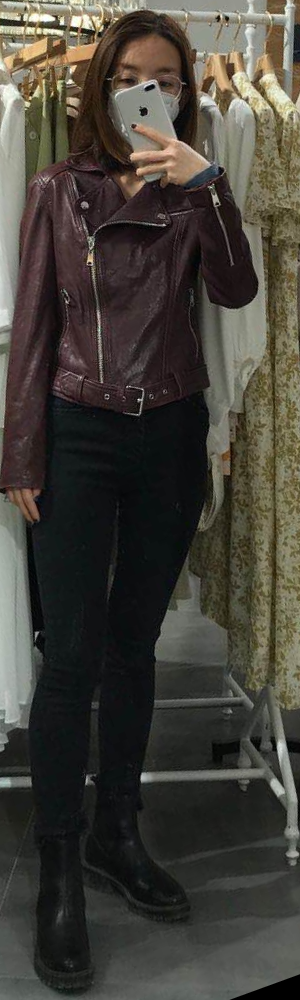
//> input picture xiutu/cmake-build-debug/temp.png, 300 x 1000 px
$ ./main   (built with g++ and OpenCV 4)
//> lines starting //> are read from the running program, lines starting //| are printed output that depends on the picture; after the words box and inside, x2 and y2 are one past the last pixel; in counts of white or black regions, pixels touching at a corner belong together
#include <iostream>
#include "opencv2/imgproc.hpp"
#include "opencv2/imgcodecs.hpp"
using namespace cv;
using namespace std;
void help();
void calcPSF(Mat& outputImg, Size filterSize, int len, double theta);
void fftshift(const Mat& inputImg, Mat& outputImg);
void filter2DFreq(const Mat& inputImg, Mat& outputImg, const Mat& H);
void calcWnrFilter(const Mat& input_h_PSF, Mat& output_G, double nsr);
void edgetaper(const Mat& inputImg, Mat& outputImg, double gamma = 5.0, double beta = 0.2);
const String keys =
        "{help h usage ? |             | print this message             }"
        "{image          |input.png    | input image name               }"
        "{LEN            |125          | length of a motion             }"
        "{THETA          |0            | angle of a motion in degrees   }"
        "{SNR            |700          | signal to noise ratio          }"
;
int main(int argc, char *argv[])
{
    int LEN = 20;
    double THETA = 20;
    int snr = 20;
    string strInFileName="temp.png";

    Mat imgIn;
    imgIn = imread(strInFileName, IMREAD_GRAYSCALE);
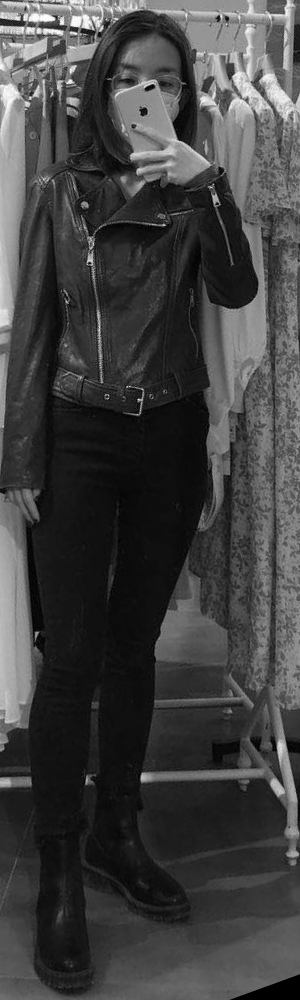
//> imgIn: 1000 rows x 300 cols, CV_8UC1; min 0, max 254, mean 64.4
    if (imgIn.empty()) //check whether the image is loaded or not
    {
        cout << "ERROR : Image cannot be loaded..!!" << endl;
        return -1;
    }
    Mat imgOut;
    // it needs to process even image only
    Rect roi = Rect(0, 0, imgIn.cols & -2, imgIn.rows & -2);
//> roi = Rect(0, 0, 300, 1000)
    //Hw calculation (start)
    Mat Hw, h;
    calcPSF(h, roi.size(), LEN, THETA);
    calcWnrFilter(h, Hw, 1.0 / double(snr));
    //Hw calculation (stop)
    imgIn.convertTo(imgIn, CV_32F);
    edgetaper(imgIn, imgIn);
    // filtering (start)
    filter2DFreq(imgIn(roi), imgOut, Hw);
    // filtering (stop)
    imgOut.convertTo(imgOut, CV_8U);
    normalize(imgOut, imgOut, 0, 255, NORM_MINMAX);
    imwrite("result.jpg", imgOut);
    return 0;
}
void help()
{
    cout << "2018-08-14" << endl;
    cout << "Motion_deblur_v2" << endl;
    cout << "You will learn how to recover an image with motion blur distortion using a Wiener filter" << endl;
}
void calcPSF(Mat& outputImg, Size filterSize, int len, double theta)
{
//> called with filterSize = Size(300, 1000), len = 20, theta = 20
    Mat h(filterSize, CV_32F, Scalar(0));
    Point point(filterSize.width / 2, filterSize.height / 2);
//> point = Point(150, 500)
    ellipse(h, point, Size(0, cvRound(float(len) / 2.0)), 90.0 - theta, 0, 360, Scalar(255), FILLED);
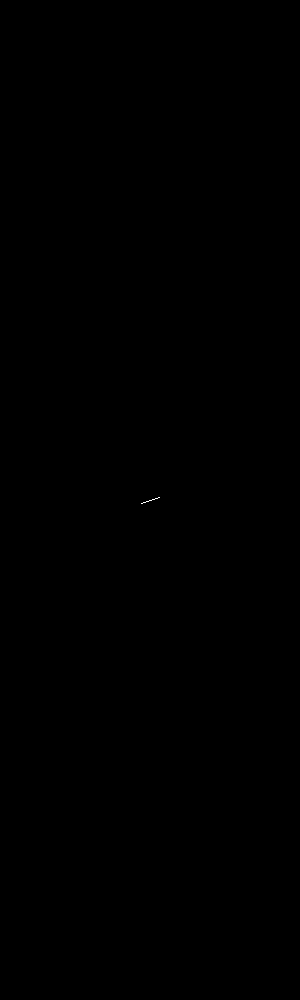
//> h: 1000 rows x 300 cols, CV_32FC1; 0.01% white in thin lines or dots, all inside (x1, y1, x2, y2) = (141, 497, 160, 504)
    Scalar summa = sum(h);
//> summa = Scalar(4845)
    outputImg = h / summa[0];
}
void fftshift(const Mat& inputImg, Mat& outputImg)
{
    outputImg = inputImg.clone();
    int cx = outputImg.cols / 2;
//> cx = 150
    int cy = outputImg.rows / 2;
//> cy = 500
    Mat q0(outputImg, Rect(0, 0, cx, cy));
    Mat q1(outputImg, Rect(cx, 0, cx, cy));
    Mat q2(outputImg, Rect(0, cy, cx, cy));
    Mat q3(outputImg, Rect(cx, cy, cx, cy));
    Mat tmp;
    q0.copyTo(tmp);
    q3.copyTo(q0);
    tmp.copyTo(q3);
    q1.copyTo(tmp);
    q2.copyTo(q1);
    tmp.copyTo(q2);
}
void filter2DFreq(const Mat& inputImg, Mat& outputImg, const Mat& H)
{
    Mat planes[2] = { Mat_<float>(inputImg.clone()), Mat::zeros(inputImg.size(), CV_32F) };
    Mat complexI;
    merge(planes, 2, complexI);
    dft(complexI, complexI, DFT_SCALE);
    Mat planesH[2] = { Mat_<float>(H.clone()), Mat::zeros(H.size(), CV_32F) };
    Mat complexH;
    merge(planesH, 2, complexH);
    Mat complexIH;
    mulSpectrums(complexI, complexH, complexIH, 0);
    idft(complexIH, complexIH);
    split(complexIH, planes);
    outputImg = planes[0];
}
void calcWnrFilter(const Mat& input_h_PSF, Mat& output_G, double nsr)
{
    Mat h_PSF_shifted;
    fftshift(input_h_PSF, h_PSF_shifted);
    Mat planes[2] = { Mat_<float>(h_PSF_shifted.clone()), Mat::zeros(h_PSF_shifted.size(), CV_32F) };
    Mat complexI;
    merge(planes, 2, complexI);
    dft(complexI, complexI);
    split(complexI, planes);
    Mat denom;
    pow(abs(planes[0]), 2, denom);
    denom += nsr;
    divide(planes[0], denom, output_G);
}
void edgetaper(const Mat& inputImg, Mat& outputImg, double gamma, double beta)
{
//> called with gamma = 5, beta = 0.2
    int Nx = inputImg.cols;
//> Nx = 300
    int Ny = inputImg.rows;
//> Ny = 1000
    Mat w1(1, Nx, CV_32F, Scalar(0));
//> w1 = 300 values from 0 to 0
    Mat w2(Ny, 1, CV_32F, Scalar(0));
//> w2 = 1000 values from 0 to 0
    float* p1 = w1.ptr<float>(0);
    float* p2 = w2.ptr<float>(0);
    float dx = float(2.0 * CV_PI / Nx);
    float x = float(-CV_PI);
    for (int i = 0; i < Nx; i++)
    {
        p1[i] = float(0.5 * (tanh((x + gamma / 2) / beta) - tanh((x - gamma / 2) / beta)));
        x += dx;
    }
    float dy = float(2.0 * CV_PI / Ny);
    float y = float(-CV_PI);
    for (int i = 0; i < Ny; i++)
    {
        p2[i] = float(0.5 * (tanh((y + gamma / 2) / beta) - tanh((y - gamma / 2) / beta)));
        y += dy;
    }
    Mat w = w2 * w1;
    multiply(inputImg, w, outputImg);
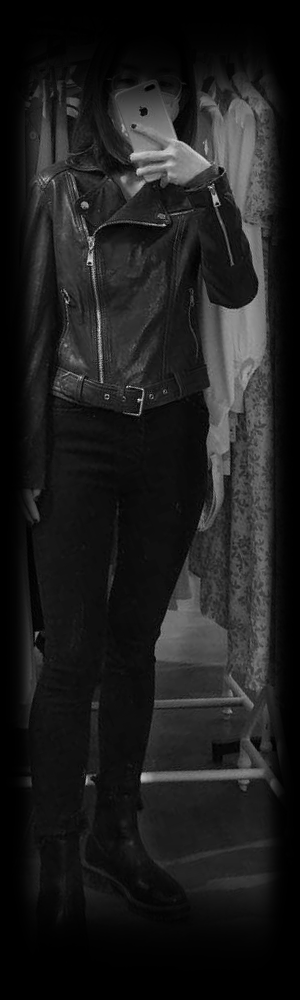
//> inputImg: 1000 rows x 300 cols, CV_32FC1; min 0, max 239, mean 30
//> in filter2DFreq, `Mat planes[2] = { Mat_<float>(inputImg.clone()), Mat::zeros(inputImg.s..`: planes[1]: 1000 rows x 300 cols, CV_32FC1; every value is 0
//> in filter2DFreq, `split(complexIH, planes);`:
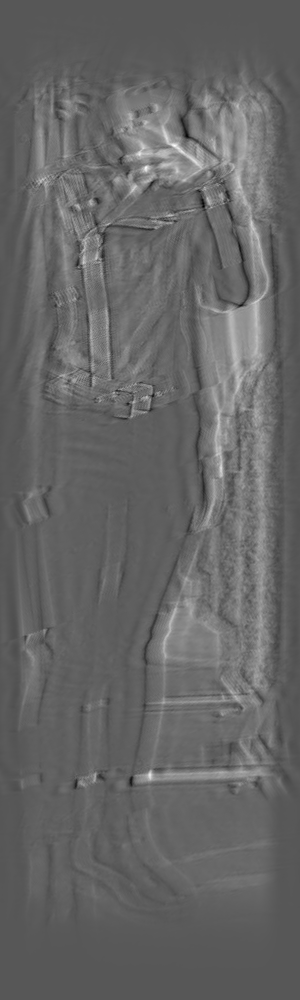
//> planes[0]: 1000 rows x 300 cols, CV_32FC1; min -172.2, max 329.8, mean 28.6; drawn with min black and max white
//> in filter2DFreq, `split(complexIH, planes);`:
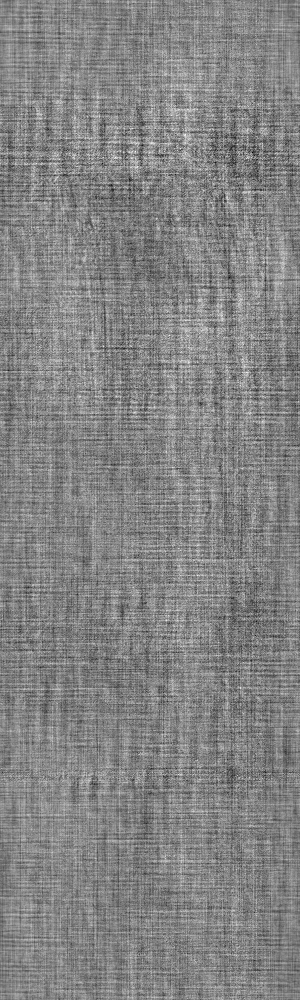
//> planes[1]: 1000 rows x 300 cols, CV_32FC1; min -3.71e-05, max 3.48e-05, mean 1.4e-14; drawn with min black and max white
//> in main, `imgOut.convertTo(imgOut, CV_8U);`:
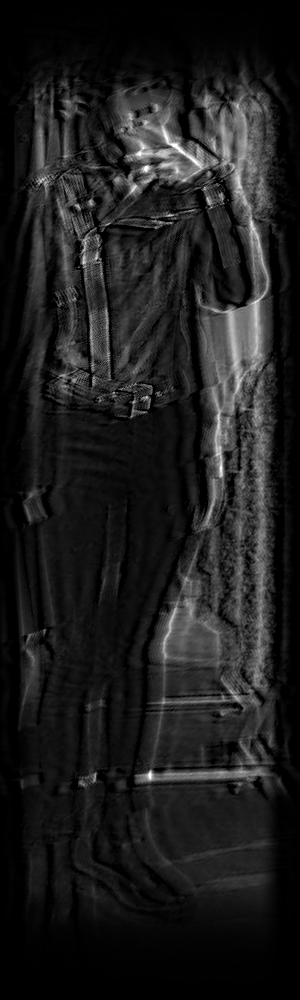
//> imgOut: 1000 rows x 300 cols, CV_8UC1; min 0, max 255, mean 29.5
}

$ run again, with xiutu/cmake-build-debug/src.jpeg saved as xiutu/cmake-build-debug/temp.png
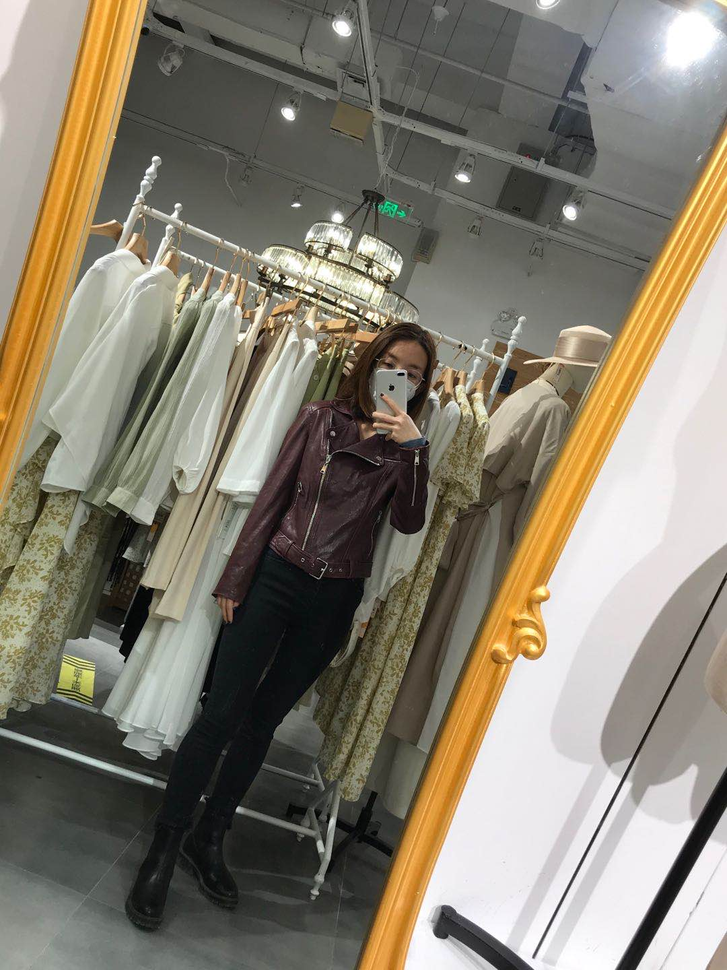
//> input picture xiutu/cmake-build-debug/src.jpeg, 727 x 970 px, shrunk from 1080 x 1440 before the run
//> h: 970 rows x 726 cols, CV_32FC1; 0% white in thin lines or dots, all inside (x1, y1, x2, y2) = (354, 482, 373, 489)
//> in filter2DFreq, `split(complexIH, planes);`:
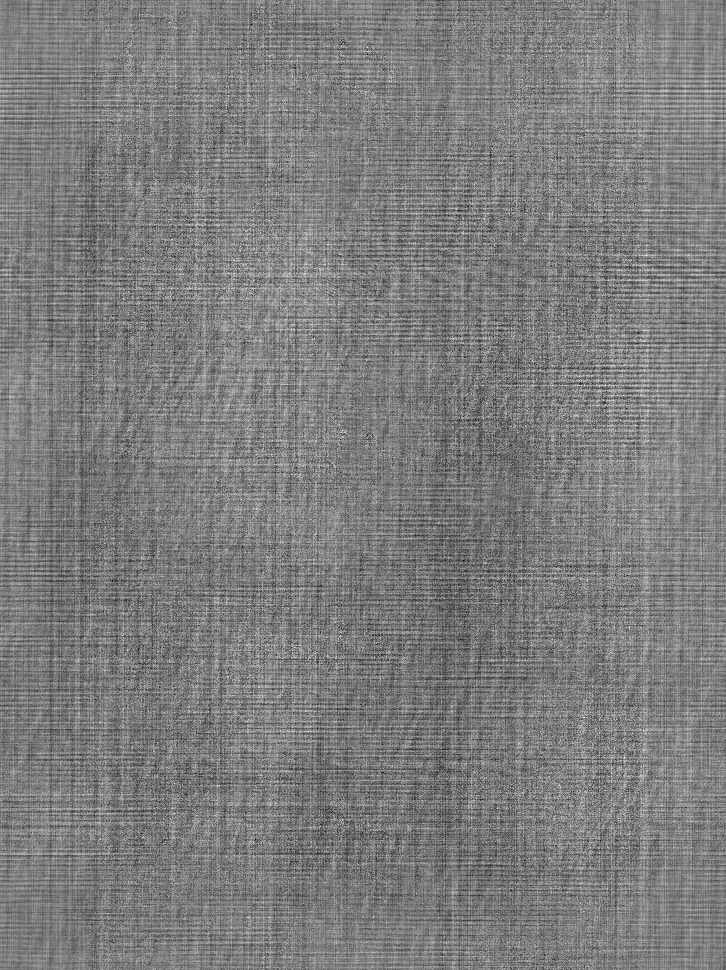
//> planes[1]: 970 rows x 726 cols, CV_32FC1; min -7.4e-05, max 7.66e-05, mean -9.19e-14; drawn with min black and max white
//> `imgOut.convertTo(imgOut, CV_8U);`:
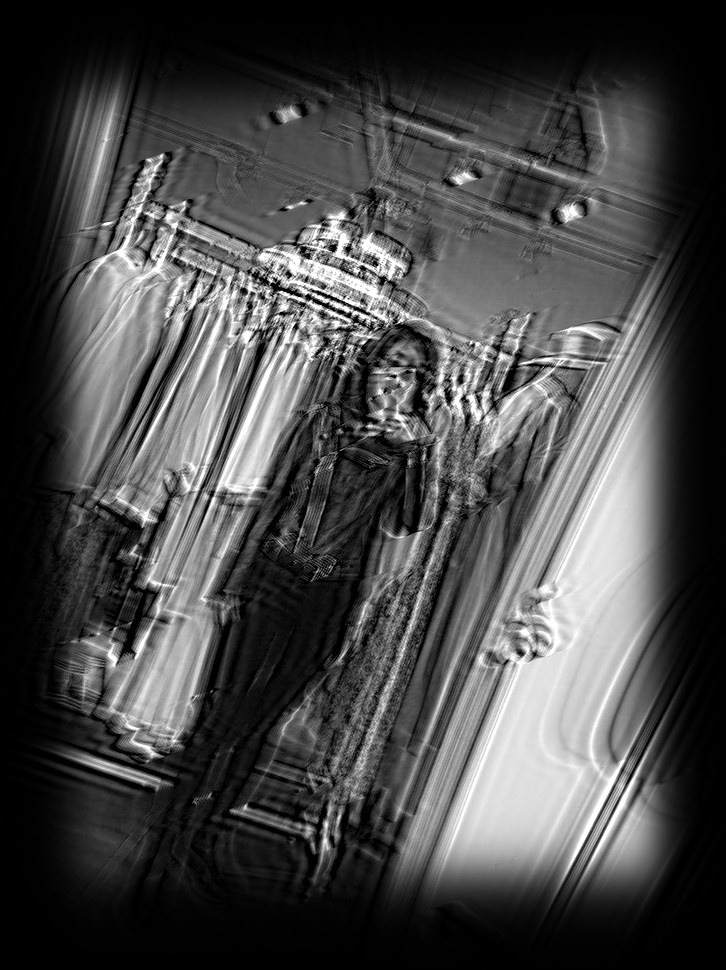
//> imgOut: 970 rows x 726 cols, CV_8UC1; min 0, max 255, mean 71.5
